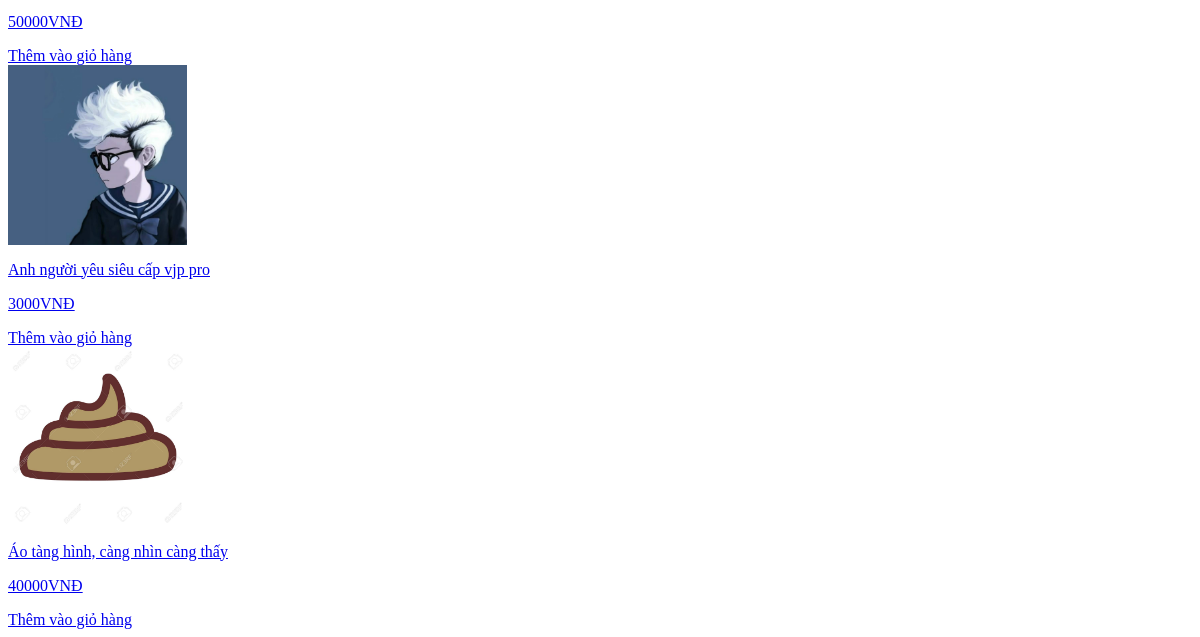
The app's page /Client/content.php (lower part), older data.
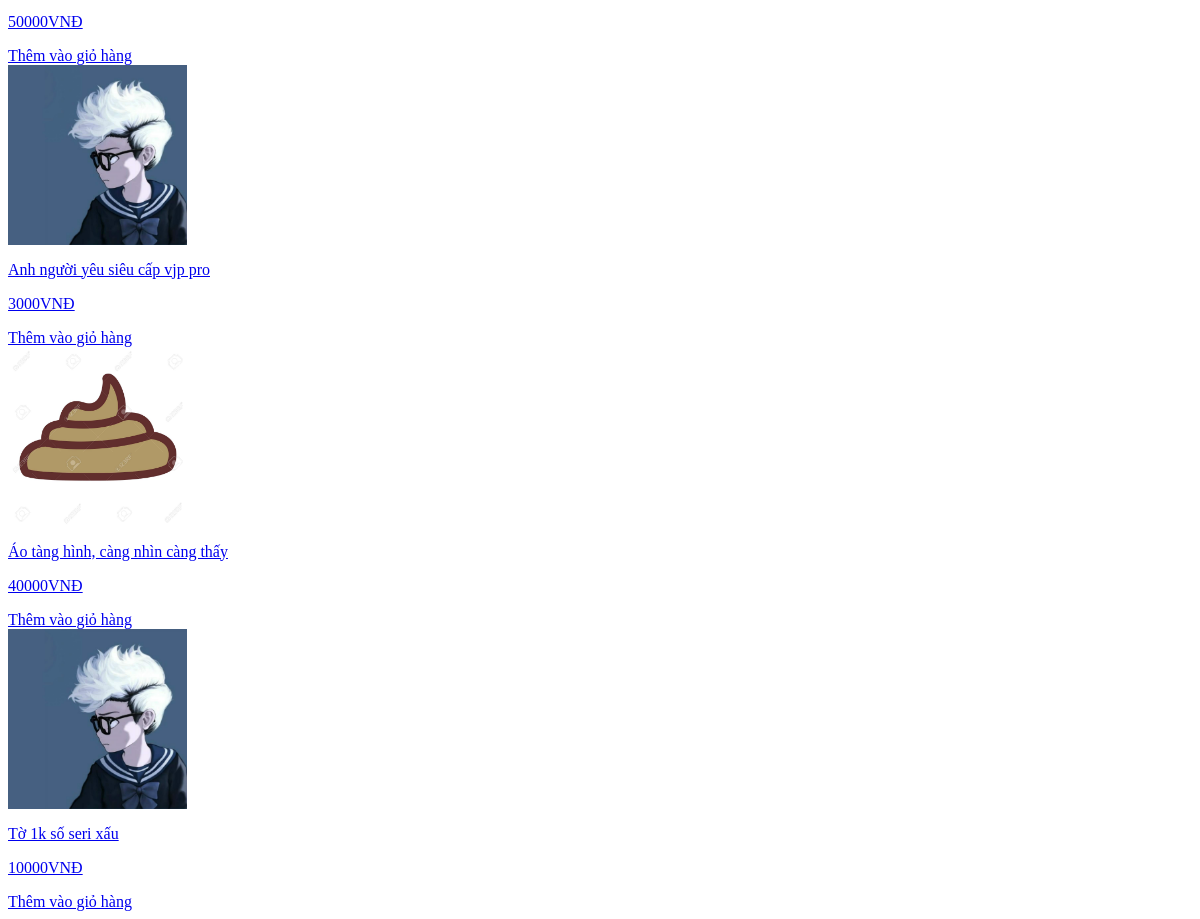
The same page, newer data.
### tables this page shows
CREATE TABLE `product` (
  `id` int(11) NOT NULL,
  `name` varchar(50) NOT NULL,
  `description` text NOT NULL,
  `image` text NOT NULL,
  `cost` double NOT NULL,
  `quantity` int(11) NOT NULL,
  `manufacturer_id` int(11) NOT NULL,
  `sold` int(11) NOT NULL DEFAULT '0',
  `type_id` int(11) NOT NULL DEFAULT '1'
);

### Client/content/process_get_product.php (called while the page is built, shortened)
<?php
$query = "SELECT * FROM product";
$result = mysqli_query($connect, $query);
?>

### Client/content.php (the view, shortened to what this page needs)
<body>
        <?php
        include './content/process_get_product.php';
        include './content/process_search.php';
        include './content/process_filter.php';
        ?>
        <div class="midle" text-align: center>
            <?php if (!empty($search_result)) { ?>
                <h2 class="search-result">Kết quả tìm kiếm cho "<?= $search ?>"</h2>
                <div class="commodity">
                    <?php foreach ($search_result as $product) { ?>
                        <div class="commodity-item">
                            <a href="product.php?id=<?= $product['id'] ?>">
                                <img class="commodity-image" src="../Admin/photos/<?= $product['image'] ?>" style="height: 180px;">
                                <div>
                                    <p class="item-name"><?= $product['name'] ?></p>
                                    <p class="item-cost"><?= $product['cost'] ?>VNĐ</p>
                                </div>
                                <?php if (!isset($_SESSION)){ session_start(); } ?>
                                <?php  if (!isset($_SESSION['loggedin'])) { ?>
                                    <a class="link-button" href="#" data-toggle="modal" data-target="#modal-signin" class="signin-btn"><i class="fas fa-cart-plus"></i> Thêm vào giỏ hàng</a>
                                <?php } else { ?>
                                <a class="link-button" href="?<?php if (!empty($search)) {
                                                                    echo "search=" .  $search . "&";
                                                                } ?>addCart=<?= $product['id'] ?>">Thêm vào giỏ hàng</a>
                                <?php } ?>
                            </a>
                        </div>
                    <?php } ?>
                </div>
            <?php } else { ?>
                <div class="commodity">
                    <?php foreach ($result as $product) { ?>
                        <div class="commodity-item">
                            <a href="product.php?id=<?= $product['id'] ?>">
                                <img class="commodity-image" src="../Admin/photos/<?= $product['image'] ?>" style="height: 180px;">
                                <div>
                                    <p class="item-name"><?= $product['name'] ?></p>
                                    <p class="item-cost"><?= $product['cost'] ?>VNĐ</p>
                                </div>
                                <?php  if (!isset($_SESSION['loggedin'])) { ?>
                                    <a class="link-button" href="#" data-toggle="modal" data-target="#modal-signin" class="signin-btn"><i class="fas fa-cart-plus"></i> Thêm vào giỏ hàng</a>
                                <?php } else { ?>
                                <a class="link-button" href="?addCart=<?= $product['id'] ?>">Thêm vào giỏ hàng</a>
                                <?php } ?>
                            </a>
                        </div>
                    <?php } ?>
                </div>
            <?php } ?>
        </div>
</body>

Row changes from the older to the newer data that the page shows:
added product: image (picture), name "Tờ 1k số seri xấu", cost "10000"
